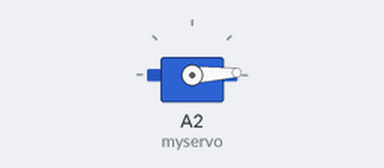
The sketch below on a simulated Arduino Uno, built with avr-gcc and run on an emulated ATmega328P. Parts: servo.

Above: at 0.05 s.
At 0.65 s:
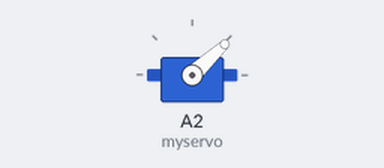
At 1.2 s:
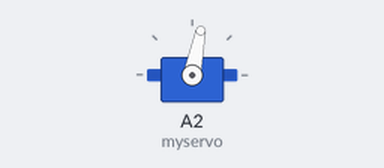
At 2.4 s:
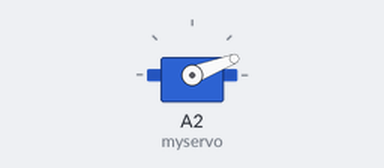
Timing chart, 0 to 6.2 s (numbered marks = the images above):
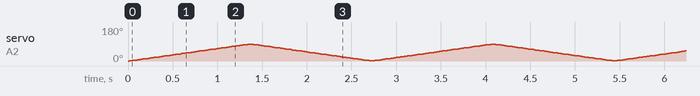

The sketch:

Servo_90_degree_test.ino
```cpp
#include <Servo.h>

Servo myservo;

int pos = 0;
void setup()
{
  myservo.attach(A2);
}


void loop()
{
  for(pos = 0; pos < 90; pos += 1)
  {
    myservo.write(pos);
    delay(15);
  }
  for(pos = 90; pos>=1; pos-=1)
  {
    myservo.write(pos);
    delay(15);
  }
}
```
